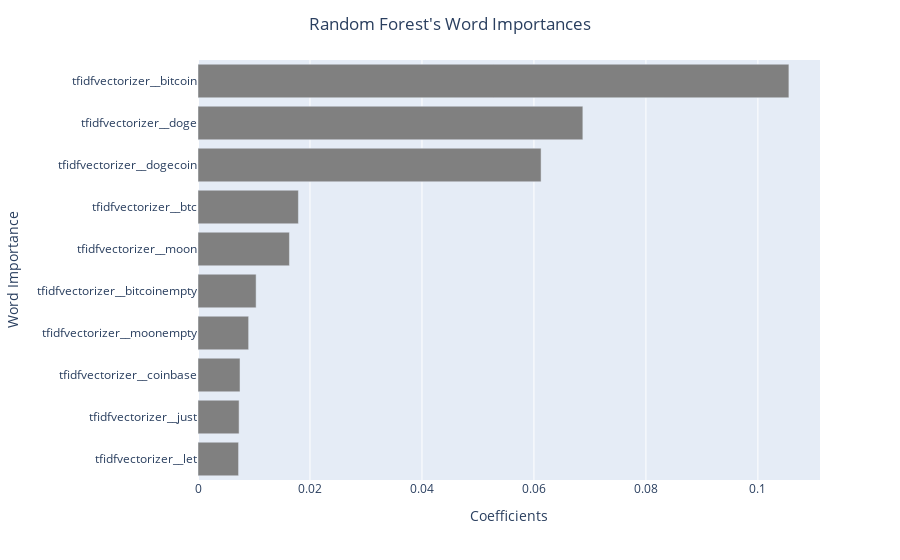

Notebook source saved alongside this figure:
### Code cell
fig = px.bar(tfidf_df, 
             orientation='h',
             y=tfidf_df['Feature'],
             x=tfidf_df['Coefficients'], 
             color_discrete_sequence = ['gray'],
             width = 10,
             labels={'Feature': 'Word Importance'})

fig.update_layout(title = "Random Forest's Word Importances", title_x=.5, yaxis = dict(tick0 = 0.5, dtick = 0.75))
fig.show()

### Figure 1 — Plotly figure (JSON) as saved in the notebook; plotly's stock layout.template omitted (floating-point values rounded to 4 significant figures)
{"data": [{"alignmentgroup": "True", "hovertemplate": "Coefficients=%{x}<br>Word Importance=%{y}<extra></extra>", "legendgroup": "", "marker": {"color": "gray", "pattern": {"shape": ""}}, "name": "", "offsetgroup": "", "orientation": "h", "showlegend": false, "textposition": "auto", "type": "bar", "x": [0.007246, 0.007338, 0.007504, 0.009045, 0.01038, 0.01633, 0.01793, 0.06128, 0.06874, 0.1055], "xaxis": "x", "y": ["tfidfvectorizer__let", "tfidfvectorizer__just", "tfidfvectorizer__coinbase", "tfidfvectorizer__moonempty", "tfidfvectorizer__bitcoinempty", "tfidfvectorizer__moon", "tfidfvectorizer__btc", "tfidfvectorizer__dogecoin", "tfidfvectorizer__doge", "tfidfvectorizer__bitcoin"], "yaxis": "y"}], "layout": {"autosize": true, "barmode": "relative", "legend": {"tracegroupgap": 0}, "margin": {"t": 60}, "title": {"text": "Random Forest's Word Importances", "x": 0.5}, "xaxis": {"anchor": "y", "autorange": true, "domain": [0, 1], "range": [0, 0.1111], "title": {"text": "Coefficients"}, "type": "linear"}, "yaxis": {"anchor": "x", "autorange": true, "domain": [0, 1], "dtick": 0.75, "range": [-0.5, 9.5], "tick0": 0.5, "title": {"text": "Word Importance"}, "type": "category"}}}
